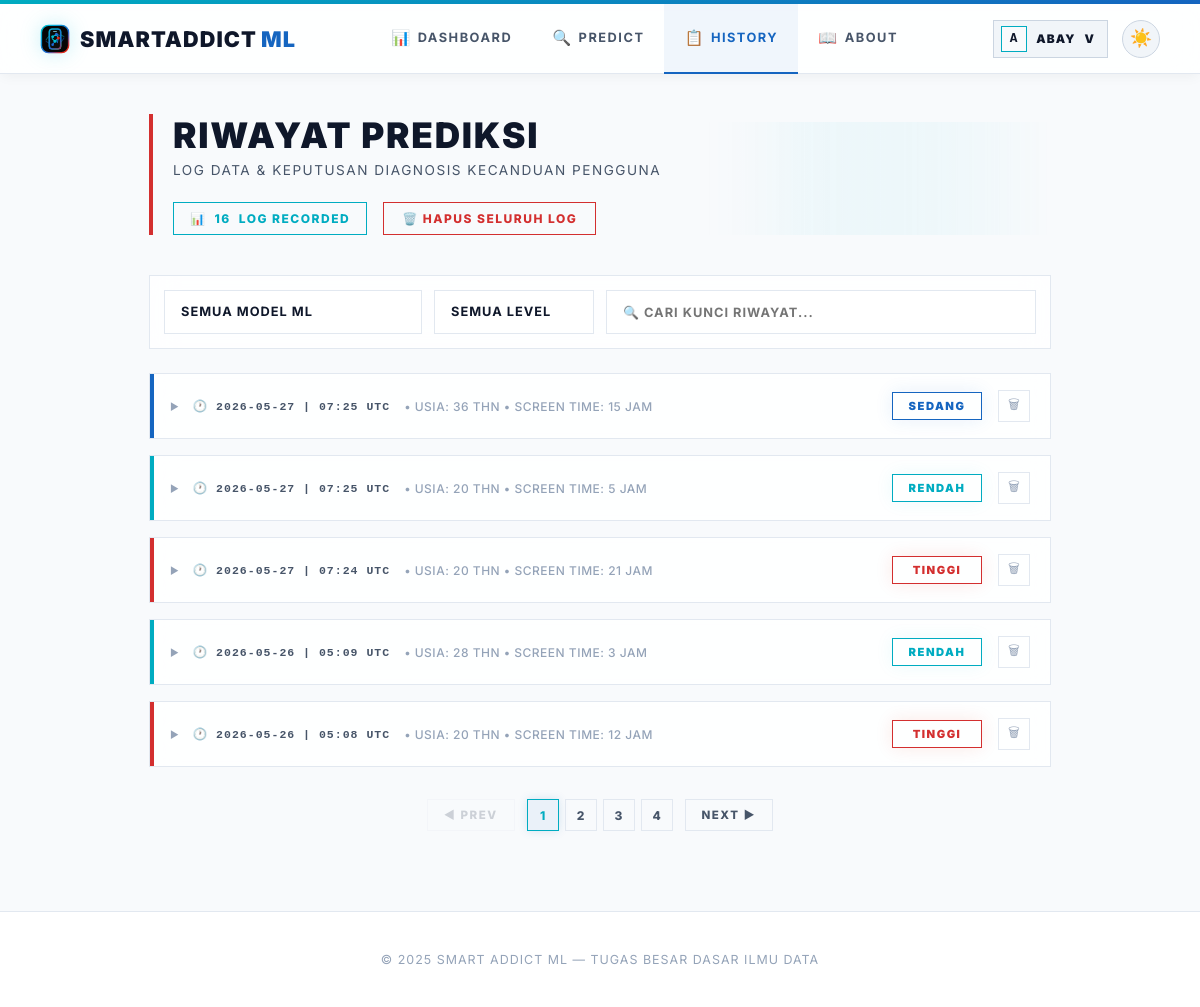
The page /history (signed in) on the database its author committed.
### app.py (models this page shows, shortened)
class User(UserMixin, db.Model):
    id = db.Column(db.Integer, primary_key=True)
    username = db.Column(db.String(80), unique=True, nullable=False)
    password_hash = db.Column(db.String(200), nullable=False)
    role = db.Column(db.String(10), default='user')  # 'user' or 'admin'
    created_at = db.Column(db.DateTime, default=datetime.utcnow)
    predictions = db.relationship('Prediction', backref='user', lazy=True)
    @property
    def is_admin(self):
        return self.role == 'admin'

class Prediction(db.Model):
    id = db.Column(db.Integer, primary_key=True)
    user_id = db.Column(db.Integer, db.ForeignKey('user.id'), nullable=False)
    model_name = db.Column(db.String(50), nullable=False)
    input_values = db.Column(db.Text, nullable=False)  # JSON string
    result = db.Column(db.String(20), nullable=False)
    prediction_raw = db.Column(db.Integer, nullable=False)
    timestamp = db.Column(db.DateTime, default=datetime.utcnow)
    @property
    def input_list(self):
        return json.loads(self.input_values)

### app.py (the view)
@app.route("/history")
@login_required
def history_page():
    user_preds = Prediction.query.filter_by(user_id=current_user.id).order_by(Prediction.timestamp.desc()).all()
    return render_template("history.html", predictions=user_preds, active_page='history')

### app.py (called while the page is built)
@app.after_request
def add_no_cache(response):
    response.headers['Cache-Control'] = 'no-store, no-cache, must-revalidate, max-age=0'
    response.headers['Pragma'] = 'no-cache'
    response.headers['Expires'] = '0'
    return response

@login_manager.user_loader
def load_user(user_id):
    return User.query.get(int(user_id))

### templates/history.html (shortened to what this page needs)
{% extends "base.html" %}
{% block content %}
<main class="content">
    <div class="page-header">
        <h1>RIWAYAT PREDIKSI</h1>
        <p>LOG DATA & KEPUTUSAN DIAGNOSIS KECANDUAN PENGGUNA</p>
        {% if predictions %}
        <div class="header-actions">
            <div class="count-badge">📊 <span id="visibleCount">{{ predictions|length }}</span> LOG RECORDED</div>
            <form method="post" action="{{ url_for('clear_my_history') }}" style="display:inline" onsubmit="return confirm('APAKAH ANDA YAKIN INGIN MENGHAPUS SELURUH LOG RIWAYAT?')">
                <button type="submit" class="btn-danger">🗑️ HAPUS SELURUH LOG</button>
            </form>
        </div>
        {% endif %}
    </div>
    {% if predictions %}
    <div class="filter-bar">
        <select id="filterModel" onchange="applyFilters()">
            <option value="">SEMUA MODEL ML</option>
        </select>
        <select id="filterLevel" onchange="applyFilters()">
            <option value="">SEMUA LEVEL</option>
        </select>
        <input type="text" id="filterSearch" placeholder="🔍 CARI KUNCI RIWAYAT..." oninput="applyFilters()">
    </div>
    <div class="history-list" id="historyList">
        {% for entry in predictions %}
        {% set level_class = 'level-rendah' if entry.result == 'Rendah' else ('level-sedang' if entry.result == 'Sedang' else 'level-tinggi') %}
        {% set inputs = entry.input_list %}
        <div class="history-card {{ level_class }}" style="animation-delay: {{ loop.index0 * 0.05 }}s" data-model="{{ entry.model_name }}" data-level="{{ entry.result }}" data-text="{{ entry.model_name }} {{ entry.result }} {{ entry.timestamp }}">
            <div class="history-main-row" onclick="toggleCard(this.closest('.history-card'))">
                <div class="toggle-area">
                    <span class="expand-icon">▶</span>
                    <span class="history-timestamp">🕐 {{ entry.timestamp.strftime('%Y-%m-%d | %H:%M UTC') }}</span>
                    {% set is_new = inputs|length >= 10 %}
                    <span class="history-summary-text">
                        {% if is_new %}
                            • Usia: {{ inputs[0] | round | int }} thn • Screen Time: {{ inputs[2] | round | int }} jam
                        {% else %}
                            • Data: {{ inputs | length }} fitur
                        {% endif %}
                    </span>
                </div>
                <div class="result-badge {{ level_class }}">{{ entry.result }}</div>
                <form method="post" action="{{ url_for('delete_prediction', pred_id=entry.id) }}" onsubmit="return confirm('HAPUS LOG DIAGNOSIS INI?')" onclick="event.stopPropagation()">
                    <button type="submit" class="delete-btn" title="Hapus Log">🗑</button>
                </form>
            </div>
        </div>
        {% endfor %}
    </div>
    <div class="pagination-container" id="paginationContainer">
        <button class="pager-btn" id="prevBtn" onclick="changePage(-1)">◀ PREV</button>
        <div class="page-numbers" id="pageNumbers"></div>
        <button class="pager-btn" id="nextBtn" onclick="changePage(1)">NEXT ▶</button>
    </div>
    {% endif %}
</main>
{% endblock %}

### templates/base.html (shortened to what this page needs)
<!doctype html>
<html lang="id" data-theme="light">
<head>
</head>
<body>
    <div class="navbar-wrap">
        <nav class="navbar">
            <a href="{{ url_for('dashboard') }}" class="logo" style="text-decoration:none">
                <img class="logo-mark" src="{{ url_for('static', filename='img/smartaddict-logo.svg') }}" alt="" aria-hidden="true">
                <span>SmartAddict<span style="color:var(--m-blue-dark); font-weight: 900; margin-left: 4px;">ML</span></span>
            </a>
            <div class="nav-center">
                {% if current_user.is_authenticated and current_user.is_admin %}
                <a href="{{ url_for('admin_dashboard') }}" {% if active_page == 'admin_dashboard' %}class="active"{% endif %}><span class="nav-icon">🛡️</span>Admin</a>
                <a href="{{ url_for('admin_history') }}" {% if active_page == 'admin_history' %}class="active"{% endif %}><span class="nav-icon">📋</span>History</a>
                <a href="{{ url_for('admin_users') }}" {% if active_page == 'admin_users' %}class="active"{% endif %}><span class="nav-icon">👥</span>Users</a>
                <a href="{{ url_for('about') }}" {% if active_page == 'about' %}class="active"{% endif %}><span class="nav-icon">📖</span>About</a>
                {% elif current_user.is_authenticated %}
                <a href="{{ url_for('dashboard') }}" {% if active_page == 'dashboard' %}class="active"{% endif %}><span class="nav-icon">📊</span>Dashboard</a>
                <a href="{{ url_for('predict') }}" {% if active_page == 'predict' %}class="active"{% endif %}><span class="nav-icon">🔍</span>Predict</a>
                <a href="{{ url_for('history_page') }}" {% if active_page == 'history' %}class="active"{% endif %}><span class="nav-icon">📋</span>History</a>
                <a href="{{ url_for('about') }}" {% if active_page == 'about' %}class="active"{% endif %}><span class="nav-icon">📖</span>About</a>
                {% else %}
                <a href="{{ url_for('dashboard') }}" {% if active_page == 'dashboard' %}class="active"{% endif %}><span class="nav-icon">📊</span>Dashboard</a>
                <a href="{{ url_for('about') }}" {% if active_page == 'about' %}class="active"{% endif %}><span class="nav-icon">📖</span>About</a>
                {% endif %}
            </div>
            <div class="nav-actions">
                {% if current_user.is_authenticated %}
                <div class="profile-menu" id="profileMenu">
                    <button type="button" class="profile-chip {% if active_page == 'profile' %}active{% endif %}" onclick="toggleProfileMenu(event)" aria-expanded="false" aria-controls="profileDropdown">
                        <span class="profile-chip-avatar">{{ current_user.username[0]|upper }}</span>
                        <span class="profile-chip-name">{{ current_user.username }}</span>
                        <span aria-hidden="true">v</span>
                    </button>
                </div>
                {% else %}
                <a href="{{ url_for('login') }}" class="btn-nav-login">Login</a>
                {% endif %}
                <button class="theme-toggle" id="themeToggle" onclick="toggleTheme()" title="Toggle tema">
                    <span id="themeIcon">🌙</span>
                </button>
            </div>
        </nav>
    </div>
    <div class="nav-spacer"></div>
    {% block content %}{% endblock %}
    {% block footer %}
    <footer class="footer">
        <p>© 2025 Smart Addict ML — Tugas Besar Dasar Ilmu Data</p>
    </footer>
    {% endblock %}
</body>
</html>

### templates/base.html (style rules this page uses)
*, *::before, *::after { box-sizing: border-box; margin: 0; padding: 0; }
:root, [data-theme="dark"] { --bg-primary: #050505; --bg-card: #0c0c0c; --bg-input: #121212; --border-card: #1f1f1f; --border-input: #292929; --text-primary: #ffffff; --text-secondary: #b3b3b3; --text-muted: #666666; --navbar-bg: rgba(5, 5, 5, 0.85); --navbar-border: #1f1f1f; --navbar-shadow: none; --m-blue-light: #00bcd4; --m-blue-dark: #1c69d4; --m-red: #e22718; --accent-cyan: #00bcd4; --accent-blue: #1c69d4; --accent-purple: #9c27b0; --accent-emerald: #34d399; --accent-rose: #e22718; --accent-amber: #fbbf24; --nav-active-bg: rgba(255, 255, 255, 0.05); --nav-active-glow: none; --card-shadow: 0 10px 30px rgba(0, 0, 0, 0.5); --text-logo-dark: #ffffff; }
[data-theme="light"] { --bg-primary: #f8fafc; --bg-card: #ffffff; --bg-input: #f1f5f9; --border-card: #e2e8f0; --border-input: #cbd5e1; --text-primary: #0f172a; --text-secondary: #475569; --text-muted: #94a3b8; --navbar-bg: rgba(255, 255, 255, 0.85); --navbar-border: #e2e8f0; --navbar-shadow: 0 4px 12px -2px rgba(0, 0, 0, 0.05); --m-blue-light: #00acc1; --m-blue-dark: #1565c0; --m-red: #d32f2f; --accent-cyan: #00acc1; --accent-blue: #1565c0; --accent-purple: #7b1fa2; --accent-emerald: #2e7d32; --accent-rose: #c2185b; --accent-amber: #f57c00; --nav-active-bg: rgba(21, 101, 192, 0.06); --nav-active-glow: none; --card-shadow: 0 10px 30px rgba(15, 23, 42, 0.06), 0 4px 10px rgba(15, 23, 42, 0.03); --text-logo-dark: #0f172a; }
body { font-family: 'Inter', system-ui, -apple-system, sans-serif; background: var(--bg-primary); color: var(--text-primary); min-height: 100vh; overflow-x: hidden; }
.navbar-wrap { position: fixed; top: 0; left: 0; right: 0; z-index: 50; width: 100%; }
.navbar { background: var(--navbar-bg); border-bottom: 1px solid var(--navbar-border); backdrop-filter: blur(16px); -webkit-backdrop-filter: blur(16px); box-shadow: var(--navbar-shadow); padding: 0 40px; height: 70px; display: flex; align-items: center; justify-content: space-between; }
.nav-spacer { height: 74px; }
.logo { font-family: 'Inter', sans-serif; font-size: 1.35rem; font-weight: 900; letter-spacing: 0.05em; text-transform: uppercase; color: var(--text-logo-dark); white-space: nowrap; user-select: none; display: inline-flex; align-items: center; gap: 10px; }
.logo-mark { width: 30px; height: 30px; display: block; filter: drop-shadow(0 0 10px rgba(0, 188, 212, 0.22)); }
.nav-center { display: flex; align-items: center; height: 100%; }
.nav-center a { padding: 0 20px; font-size: 0.8rem; font-weight: 700; color: var(--text-secondary); text-decoration: none; text-transform: uppercase; letter-spacing: 1.5px; height: 70px; display: inline-flex; align-items: center; transition: all 0.2s ease; border-bottom: 2px solid transparent; }
.nav-center a.active { color: var(--m-blue-dark); background: var(--nav-active-bg); border-bottom: 2px solid var(--m-blue-dark); }
.nav-center a .nav-icon { margin-right: 6px; font-size: 0.95rem; }
.nav-actions { display: flex; align-items: center; gap: 14px; }
.profile-menu { position: relative; }
.profile-chip { display: inline-flex; align-items: center; gap: 9px; height: 38px; padding: 0 12px 0 7px; border-radius: 0px; border: 1px solid var(--border-input); background: var(--bg-input); color: var(--text-primary); cursor: pointer; font-family: inherit; font-size: 0.74rem; font-weight: 900; letter-spacing: 1.1px; text-transform: uppercase; transition: all 0.25s ease; }
.profile-chip-avatar { width: 26px; height: 26px; display: inline-flex; align-items: center; justify-content: center; background: var(--bg-primary); border: 1px solid var(--m-blue-light); color: var(--text-primary); font-family: monospace; font-size: 0.8rem; font-weight: 900; }
.profile-chip-name { max-width: 120px; overflow: hidden; text-overflow: ellipsis; white-space: nowrap; }
.theme-toggle { display: inline-flex !important; align-items: center; justify-content: center; width: 38px; height: 38px; border-radius: 50%; background: var(--bg-input); border: 1px solid var(--border-input); color: var(--text-primary); cursor: pointer; transition: all 0.3s cubic-bezier(0.4, 0, 0.2, 1); outline: none; font-size: 1.1rem; }
.footer { text-align: center; padding: 40px 24px; font-size: 0.78rem; color: var(--text-muted); border-top: 1px solid var(--border-card); position: relative; z-index: 1; background: var(--bg-card); text-transform: uppercase; letter-spacing: 1px; }

### rows shown on the page
User: username "A", username "ABAY"
Prediction: timestamp "2026-05-27 | 07:25 UTC", inputs "36", inputs "15", result "SEDANG"
Prediction: timestamp "2026-05-27 | 07:25 UTC", inputs "20", inputs "5", result "RENDAH"
Prediction: timestamp "2026-05-27 | 07:24 UTC", inputs "20", inputs "21", result "TINGGI"
Prediction: timestamp "2026-05-26 | 05:09 UTC", inputs "28", user "3", result "RENDAH"
Prediction: timestamp "2026-05-26 | 05:08 UTC", inputs "20", inputs "12", result "TINGGI"

### other values the page prints
{{ predictions|length }} "16"
